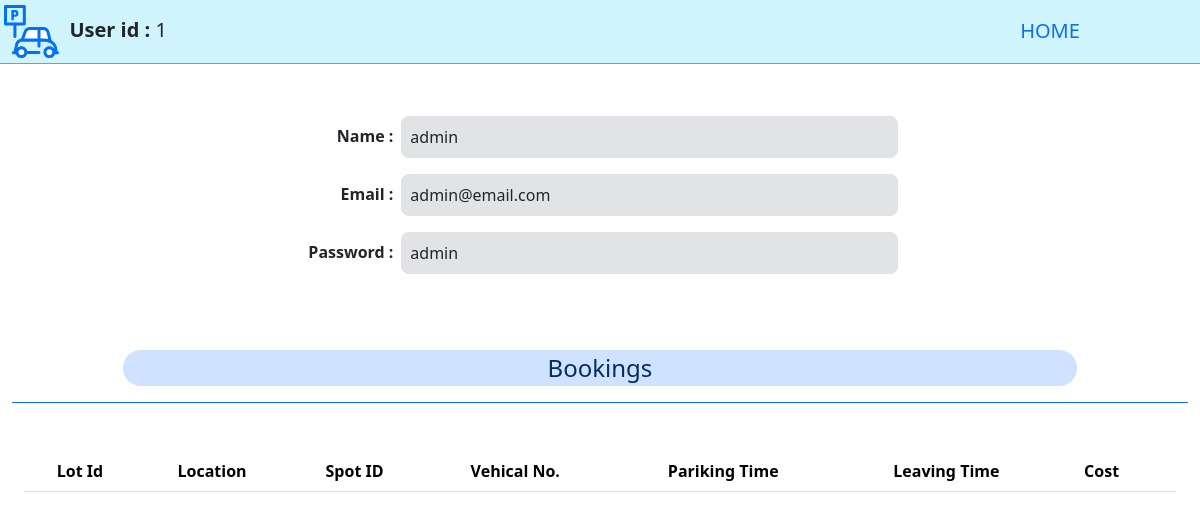
/users/1 (signed in), run on the app's committed database.
### application/models.py (models this page shows)
class User(db.Model):
    id = db.Column(db.Integer, primary_key=True, autoincrement=True)
    email = db.Column(db.String(), unique=True, nullable=False)
    username = db.Column(db.String(), nullable=False)
    password = db.Column(db.String(), nullable=False)
    is_admin = db.Column(db.Boolean, default=False)
    bookings = db.relationship('Booking', backref='user', lazy=True, order_by='Booking.parking')

### application/controllers.py (the view)
@app.route("/users/<int:id>", methods=['GET','POST'])
def viewuser(id):
    if 'user' not in session:
        return redirect(url_for('login'))
    u=User.query.get(session['user'])
    if u.is_admin==True:
        usr=User.query.get(id)
        if usr:
            bk=reversed(usr.bookings)
            lt={lot.id:lot for lot in Parking_lot.query.all()}
            return render_template('viewuser.html',user=usr,lots=lt, bookings=bk)
        else:
            flash("\\nUser Does NOT exists !!")
            return redirect(url_for('admin'))
    return redirect(url_for('user'))

### templates/viewuser.html (shortened to what this page needs)
{% extends "template.jinja" %}
{% block body %}
<div class="container-fluid">
    <div class="row border-bottom border-info mb-5 bg-info-subtle justify-content-center">
        <div class="col fs-5 p-1"> <img src="/static/parking.svg" width="55" height="55" alt="ParkHere">
            <b>&nbsp;User id :</b> {{user.id}}
        </div>
        <div class="col-3 text-center fs-5 p-3">
            <a class="link link-primary link-underline-opacity-0" href="/">HOME</a>
        </div>
    </div>
    <div class="row justify-content-center mb-2 p-1">
        <div class="col-3 p-2 text-end"> <b>Name :</b>
        </div>
        <div class="col-5 bg-secondary-subtle border rounded-3 p-2 ">{{user.username}}
        </div>
        <div class="col-2 ">
        </div>
    </div>
    <div class="row justify-content-center mb-2 p-1">
        <div class="col-3 p-2 text-end"> <b>Email :</b>
        </div>
        <div class="col-5 bg-secondary-subtle border rounded-3 p-2 ">{{user.email}}
        </div>
        <div class="col-2 ">
        </div>
    </div>
    <div class="row justify-content-center mb-2 p-1">
        <div class="col-3 p-2 text-end"> <b>Password :</b>
        </div>
        <div class="col-5 bg-secondary-subtle border rounded-3 p-2 ">{{user.password}}
        </div>
        <div class="col-2 ">
        </div>
    </div>
    <br><br>
    <div class="container-fluid mb-5">
        <div class="row border-bottom border-primary justify-content-center p-3 mb-5">
            <div class="col-10 bg-primary-subtle rounded-pill text-primary-emphasis text-center fs-4">
                Bookings
            </div>
        </div>
        <table class="table text-center">
            <thead>
                <th>Lot Id</th>
                <th>Location</th>
                <th>Spot ID</th>
                <th>Vehical No.</th>
                <th>Pariking Time</th>
                <th>Leaving Time</th>
                <th>Cost</th>
                <th></th>
            </thead>
        </table>
    </div>
    <br><br><br><br><br><br><br><br><br><br><br>
</div>
    {% endblock %}

### data on the page
User: id "1", username "admin", email "admin@email.com", password "admin"
